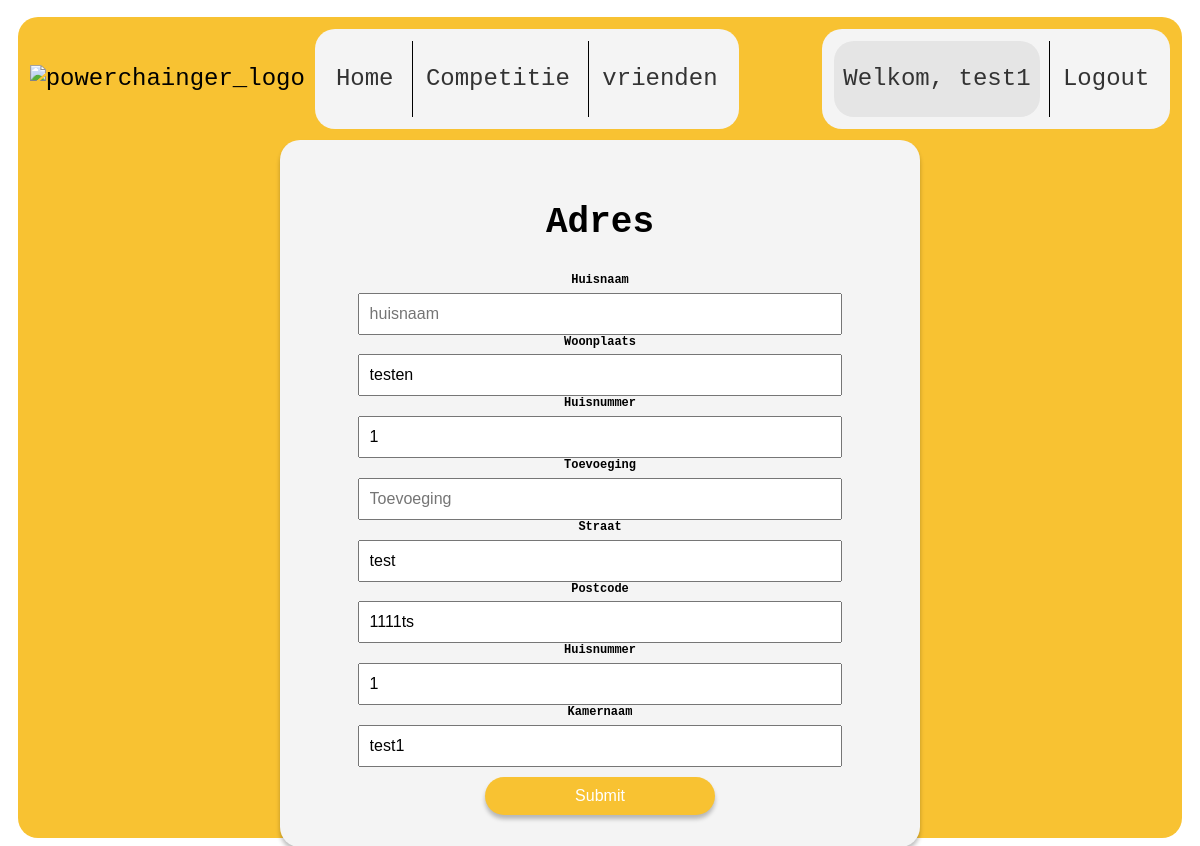
/huisconfig (signed in), run on an earlier commit of the app's database.
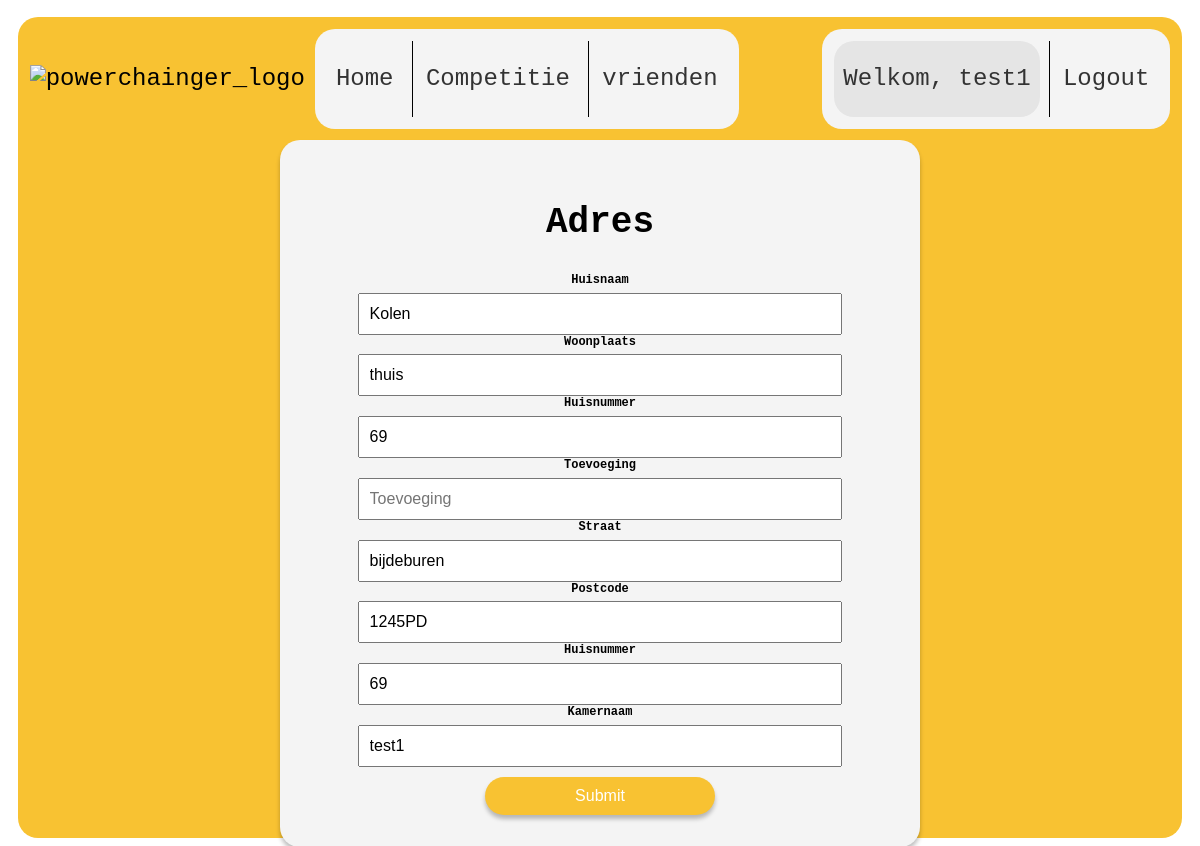
And on a later commit of the database.
### app/models.py (models this page shows, shortened)
class User(db.Model, UserMixin):
    __tablename__ = 'user'
    id = db.Column(db.Integer(), primary_key=True)
    email = db.Column(db.String(64), unique=True, nullable=False, index=True)
    username = db.Column(db.String(32), unique=True, nullable=False, index=True)
    password_hash = db.Column(db.String(120), nullable=False)
    def __repr__(self):
        return f"Welkom, {self.username}"

class Huis(db.Model):
    __tablename__ ='huis'
    huisID = db.Column(db.Integer(), primary_key=True, autoincrement=True)
    userID = db.Column(db.String(100), nullable=False)
    huisnaam = db.Column(db.String(40), nullable=True)
    woonplaats = db.Column(db.String(40), nullable=False)
    huisnummer = db.Column(db.Integer(), nullable=False)
    toevoeging = db.Column(db.String(6), nullable=True)
    straat = db.Column(db.String(40), nullable=False)
    postcode = db.Column(db.String(6), nullable=False)

class Kamer(db.Model):
    kamerID = db.Column(db.Integer, primary_key=True, autoincrement=True)
    kamernaam = db.Column(db.Text, nullable=True)
    huisnummer = db.Column(db.Integer, nullable=False)
    userID = db.Column(db.Integer)

### app/views.py (the view, shortened to what this page needs)
@app.route('/huisconfig', methods=['GET', 'POST'])
@login_required
def huisconfig():
    user = current_user  # Assuming you have a way to access the current user
    huis_data = Huis.query.filter_by(userID=user.id).first()
    kamer_data = Kamer.query.filter_by(userID=user.id).first()
    form = HuisForm(obj=huis_data)
    kamer_form = KamerForm(obj=kamer_data)
    return render_template('public/huisconfig.html', form=form, kamer_form=kamer_form, name=current_user)

### app/forms.py (shortened to what this page needs)
class HuisForm(FlaskForm):
    huisnaam = StringField('Huisnaam')
    woonplaats = StringField('Woonplaats', validators=[DataRequired()])
    huisnummer = StringField('Huisnummer', validators=[DataRequired()])
    toevoeging = StringField('Toevoeging')
    straat = StringField('Straat', validators=[DataRequired()])
    postcode = StringField('Postcode', validators=[DataRequired(), Regexp('^\d{4}[A-Za-z]{2}$', message='Ongeldige postcode!')])
    submit = SubmitField('Registeren!')

class KamerForm(FlaskForm):
    huisnummer = StringField('Huisnummer', validators=[DataRequired()])
    toevoeging = StringField('Toevoeging')
    kamernaam = StringField('Kamernaam', validators=[DataRequired()])
    submit = SubmitField('Registeren!')

### app/models.py (called while the page is built)
@login_manager.user_loader
def load_user(user_id):
    return User.query.get(user_id)

### app/templates/public/huisconfig.html (shortened to what this page needs)
{%extends "public/templates/iot_template.html"%}
{% block main %}
<div class="formy-container">
<form class="formy" id="form" method="POST" action="/huisconfig">
    <h2>Adres</h2>
    <div class="form-text">
        {{ form.huisnaam.label(class="form-label") }}
        {{ form.huisnaam(class="form-control", placeholder="huisnaam", value=form.huisnaam.data if form.huisnaam.data is not none else '') }}
    </div>
    <div class="form-text">
        {{ form.woonplaats.label(class="form-label") }}
        {{ form.woonplaats(class="form-control", placeholder="Woonplaats", value=form.woonplaats.data if form.woonplaats.data is not none else '') }}
    </div>
    <div class="form-text">
        {{ form.huisnummer.label(class="form-label") }}
        {{ form.huisnummer(class="form-control", placeholder="Huisnummer", value=form.huisnummer.data if form.huisnummer.data is not none else '') }}
    </div>
    <div class="form-text">
        {{ form.toevoeging.label(class="form-label") }}
        {{ form.toevoeging(class="form-control", placeholder="Toevoeging", value=form.toevoeging.data if form.toevoeging.data is not none else '') }}
    </div>
    <div class="form-text">
        {{ form.straat.label(class="form-label") }}
        {{ form.straat(class="form-control", placeholder="Straat", value=form.straat.data if form.straat.data is not none else '') }}
    </div>
    <div class="form-text">
        {{ form.postcode.label(class="form-label") }}
        {{ form.postcode(class="form-control", placeholder="Postcode", value=form.postcode.data if form.postcode.data is not none else '') }}
    </div>
    <div class="form-text">
        {{ kamer_form.huisnummer.label(class="form-label") }}
        {% set huisnummer_value =  kamer_form.huisnummer.data if kamer_form.huisnummer.data is not none else '' %}
        {{ kamer_form.huisnummer(class="form-control", placeholder="huisnummer", value=huisnummer_value) }}
    </div>
    <div class="form-text">
        {{ kamer_form.kamernaam.label(class="form-label") }}
        {% set kamernaam_value =  kamer_form.kamernaam.data if kamer_form.kamernaam.data is not none else '' %}
        {{ kamer_form.kamernaam(class="form-control", placeholder="kamernaam", value=kamernaam_value) }}
    </div>
    <input type="submit" value="Submit">
</form>
</div>
</body>
{% endblock %}

### app/templates/public/templates/iot_template.html (shortened to what this page needs)
<!DOCTYPE html>
<html lang="nl">
  <head>
    <link type="text/css" href="{{url_for('static',filename='css/stylesheettest.css')}}" rel="stylesheet">
    <link type="text/css" href="{{url_for('static',filename='css/test.css')}}" rel="stylesheet">
  </head>
<body>
  <div class="outline_geel_achtergrond">
    <nav class="navbar">
      <div class="logo_site">
        <img class="powerchainger_logo" alt="powerchainger_logo"
          src="https://www.powerchainger.nl/wp-content/uploads/powerchainger-logo.svg">
      </div>
      <div class="navlinks">
        <a class="losse_navbutton {% if request.path == url_for('home') %}active{% endif %}" aria-current="page"
          href="{{ url_for('home') }}">Home</a>
        <a class="losse_navbutton {% if request.path == url_for('competitie') %}active{% endif %}" aria-current="page"
          href="{{ url_for('competitie') }}">Competitie</a>
          <a class="losse_navbutton {% if request.path == url_for('vrienden') %}active{% endif %}" aria-current="page"
          href="{{ url_for('vrienden') }}">vrienden</a>
      </div>
      <div class="navrechts">
        {% if current_user.is_authenticated %}
        <a class="losse_navbutton {% if request.path == url_for('huisconfig') %}active{% endif %}" aria-current="page"
        href="{{ url_for('huisconfig') }}">{{ name }}</a>
        <a class="losse_navbutton {% if request.path == url_for('logout') %}active{% endif %}" aria-current="page"
        href="{{ url_for('logout') }}">Logout</a>
        {% else %}
        <a class="losse_navbutton {% if request.path == url_for('login') %}active{% endif %}" aria-current="page"
        href="{{ url_for('login') }}">Login</a>
        <a class="losse_navbutton {% if request.path == url_for('register') %}active{% endif %}" aria-current="page"
        href="{{ url_for('register') }}">Registreren</a>
      {% endif %}
      </div>
    </nav>
    {%block main%}  {%endblock%}
</body>
</html>

### app/static/css/stylesheettest.css (style rules this page uses)
body { font-size: 14px; }
input[type=submit] { position: relative; width: 40%; background: #00D084; box-shadow: 0px 4px 4px rgba(0, 0, 0, 0.25); border-radius: 20px; }
.formy { max-width: 25em; margin: 0 auto; text-align: center; padding: 2%; }
.formy-container { max-width: 25em; margin: 0 auto; align-items: center; background-color: #f4f4f4; box-shadow: 0px 4px 4px rgba(0, 0, 0, 0.25); border-radius: 20px; padding: 20px; height: auto; }
.form-text { font-size: 1vmax; }
label { display: block; margin-bottom: 1%; font-weight: bold; padding: 1; }
input { width: 80%; margin: 0 auto; padding: 10px; font-size: 16px; }
input[type="submit"] { background-color: #F8C232; color: white; border: none; cursor: pointer; display: block; margin: 0 auto; margin: auto; margin-top: 10px; }

### app/static/css/test.css (style rules this page uses)
.outline_geel_achtergrond { position: absolute; width: 97%; height: 97%; left: 1.5%; top: 2%; right: 2%; bottom: 2%; background: #F8C232; border-radius: 20px; font-family: monospace; font-weight: 00; font-size: 24px; }
.navbar { margin: 1%; display: flex; align-items: center; overflow: hidden; }
.powerchainger_logo { width: 150px; height: auto; margin-right: 10px; }
.navlinks { display: inline-block; padding: 12px; text-decoration: none; font-size: 24px; line-height: 40px; background: #F4F4F4; border-radius: 20px; }
.navrechts { display: inline-block; padding: 12px; text-decoration: none; font-size: 24px; line-height: 40px; background: #F4F4F4; border-radius: 20px; margin-left: auto; }
.navrechts a.active { background: #E5E5E5; padding-top: 18px; padding-bottom: 18px; border-radius: 20px; }
.losse_navbutton { color: #333333; display: inline-block; border-radius: 20px; padding-top: 18px; padding-bottom: 18px; text-decoration: none; padding-left: 9px; padding-right: 9px; position: relative; }
.losse_navbutton:not(:first-child)::before { content: ""; position: absolute; top: 0; bottom: 0; width: 1px; background-color: #000; }
.losse_navbutton::before { left: -5px; }
.losse_navbutton:last-child::before { width: 0.5px; }

What changed in the data, as far as the page shows it:
removed Huis: woonplaats "testen", huisnummer "1", straat "test", postcode "1111ts"
removed Kamer: huisnummer "1", kamernaam "test1"
added Huis: huisnaam "Kolen", woonplaats "thuis", huisnummer "69", straat "bijdeburen", postcode "1245PD"
added Kamer: huisnummer "69", kamernaam "test1"
